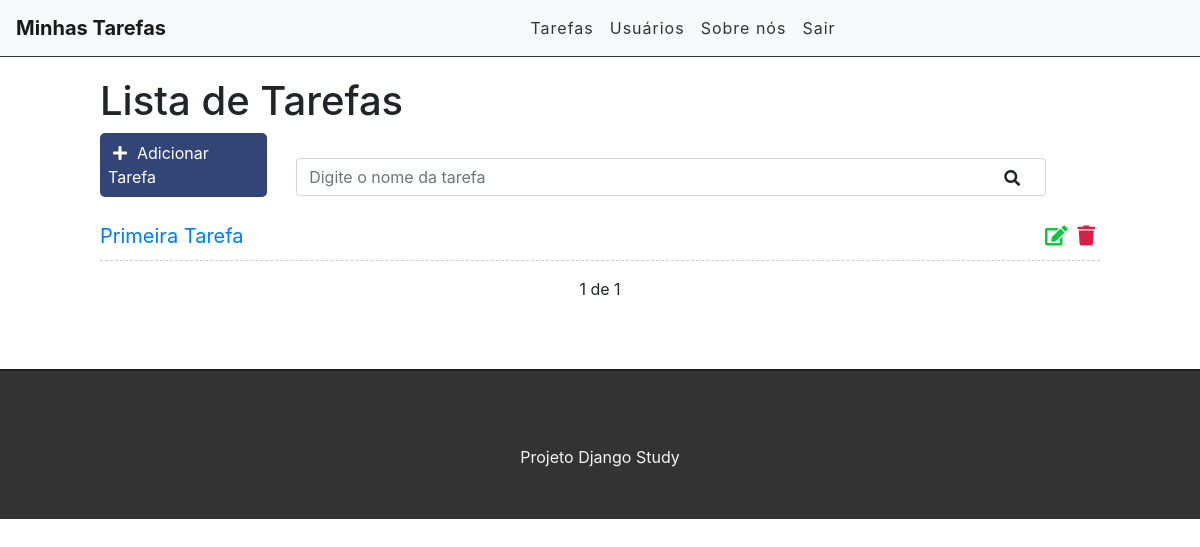
The app's page / (signed in), older data.
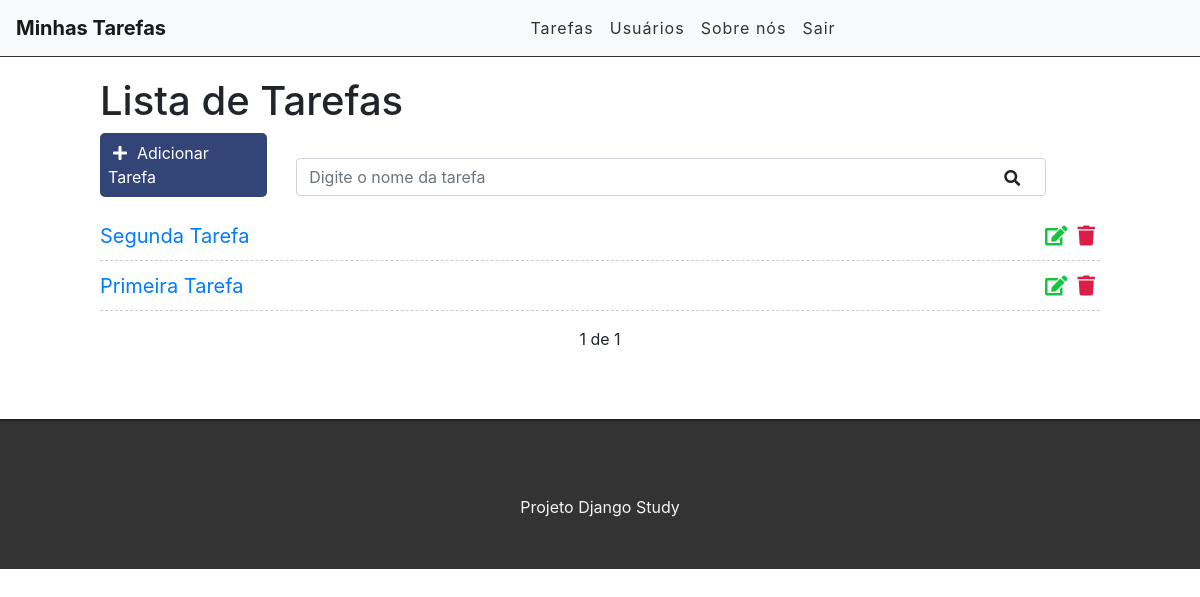
The same page, newer data.
### tasks/models.py (models this page shows, shortened)
class Task(models.Model):
    STATUS = (
        ('doing', 'Doing'),
        ('done', 'Done'),
    )
    title = models.CharField(max_length=255)
    description = models.TextField()
    done = models.CharField(max_length=5,choices=STATUS,)
    create_at = models.DateTimeField(auto_now_add=True)
    update_at = models.DateTimeField(auto_now=True)

### tasks/views.py (the view)
# urls.py: path('', views.taskList, name='task-list'),
@login_required
def taskList(request):
    user_login = Trata.read_sql2()
    print('\n\n\n')
    print('--------------->', user_login.username)
    print('\n\n\n')
    search = request.GET.get('search')
    if search:
        tasks = Task.objects.filter(title__icontains=search)
    else:
        tasks_list = Task.objects.all().order_by('-create_at')
        paginator = Paginator(tasks_list, 6) #quantidde de linhas
        page = request.GET.get('page')
        tasks = paginator.get_page(page)
    return render(request, 'tasks/list.html', {'tasks': tasks})

### Trata.py (called while the page is built)
def read_sql2():
	conn = sqlite3.connect('db.sqlite3')
	sql_datas = f"""
				SELECT * FROM auth_user;
	"""
	read_db = pd.read_sql_query(sql_datas, conn)
	conn.close()
	return read_db

### tasks/templates/tasks/list.html (shortened to what this page needs)
{% extends 'base.html' %}
{% block content %}
<div class="offset-1 col-10 list-div">
    <h1>Lista de Tarefas</h1>
    <a id="add-link" href="newtask/">
        <div class="col-2 add-div">
            <i class="fas fa-plus"></i>Adicionar Tarefa
        </div>
    </a>
    <div class="col-9 search-div">
        <form method="GET" id="search-form">
            <input class="form-control" type="search" id="search" name="search" placeholder="Digite o nome da tarefa" value="{{request.GET.search}}">
            <i class="fas fa-search" id="search-btn"></i>
        </form>
    </div>
    <ul class="task-list">
        {% for task in tasks %}
        <li class="task-item">
            <span><a href="/task/{{task.id}}">{{task.title}}</a></span>
            <a href="deletetask/{{task.id}}" class="delete-btn"><span><i class="fas fa-trash"></i></span></a>
            <a href="edittask/{{task.id}}"><span><i class="fas fa-edit"></i></span></a>
        </li>
        {% endfor %}
    </ul>
    <div class="pagination">
        <span class="step-links">
            {% if tasks.paginator.num_pages %}
            <span class="current">
                {{tasks.number}} de {{tasks.paginator.num_pages}}
            </span>
            {% endif %}
        </span>
    </div>
</div>
<br>
<br>
{% endblock %}

### tasks/templates/base.html (shortened to what this page needs)
{% load static %}
<!DOCTYPE html>
<html lang="en">
<head>
    <link href="https://stackpath.bootstrapcdn.com/bootstrap/4.3.1/css/bootstrap.min.css" rel="stylesheet">
    <link rel="stylesheet" href="https://use.fontawesome.com/releases/v5.7.2/css/all.css">
    <link rel="stylesheet" href="{% static 'css/styles.css' %}">
</head>
<body>
  <div class="container-fluid">
    <nav class="navbar navbar-expand-lg navbar-light bg-light">
      <a class="navbar-brand" href="/">Minhas Tarefas</a>
      <div class="collapse navbar-collapse" id="navbarSupportedContent">
        <ul class="navbar-nav mr-auto">
          {% if user.is_authenticated %}
          <li class="nav-item">
            <a class="nav-link" href="/">Tarefas</a>
          </li>
          <li class="nav-item">
            <a class="nav-link" href="accounts/login/">Usuários</a>
          </li>
          {% else %}
          <li class="nav-item">
            <a class="nav-link" href="accounts/login">Entrar</a>
          </li>
          {% endif %}
          <li class="nav-item">
            <a class="nav-link" href="#">Sobre nós</a>
          </li>
          {% if user.is_authenticated %}
          <li class="nav-item">
            <a class="nav-link" href="accounts/logout">Sair</a>
          </li>
          {% endif %}
        </ul>
      </div>
    </nav>
        {% block content %}{% endblock%}
    <footer>
        <p>Projeto Django Study</p>
    </footer>
  </div>
</body>
</html>

### tasks/static/css/styles.css (style rules this page uses)
.container-fluid { padding: 0; }
.navbar { border-bottom: 1px solid #333; margin-bottom: 20px; }
.navbar-nav { margin: auto; }
.navbar-brand { font-weight: bold; }
.navbar-light .navbar-nav a.nav-link { color: #333; letter-spacing: 1px; }
#add-link { text-decoration: none; }
.add-div { background-color: #347; cursor: pointer; display: inline-block; color: #FFF; padding: 8px; border-radius: 5px; margin-right: 25px; }
.fas.fa-plus { color: #FFF; margin-right: 10px; margin-left: 5px; }
.fas.fa-search { position: absolute; top: 12px; right: 26px; cursor: pointer; }
.search-div { padding: 0px; margin-top: 15px; margin-bottom: 15px; display: inline-block; }
.list-div { padding: 0; }
.task-list { padding: 0; }
.task-item { list-style: none; font-size: 20px; height: 50px; padding-top: 10px; border-bottom: 1px dashed #ccc; }
.fas.fa-trash, .fas.fa-edit { cursor: pointer; margin: 5px; font-size: 20px; float: right; }
.fas.fa-trash { color: #db1e47; }
.fas.fa-edit { color: #13c43f; }
footer { background-color: #333; height: 150px; border-top: 2px solid #202020; }
footer p { color: #f5f5f5; text-align: center; top: 50%; position: relative; }
.pagination { margin-bottom: 20px; }
.step-links { position: relative; margin-left: auto; margin-right: auto; }
.step-links .current { margin-left: 5px; margin-right: 5px; }

Row changes from the older to the newer data that the page shows:
added Task: title "Segunda Tarefa"
